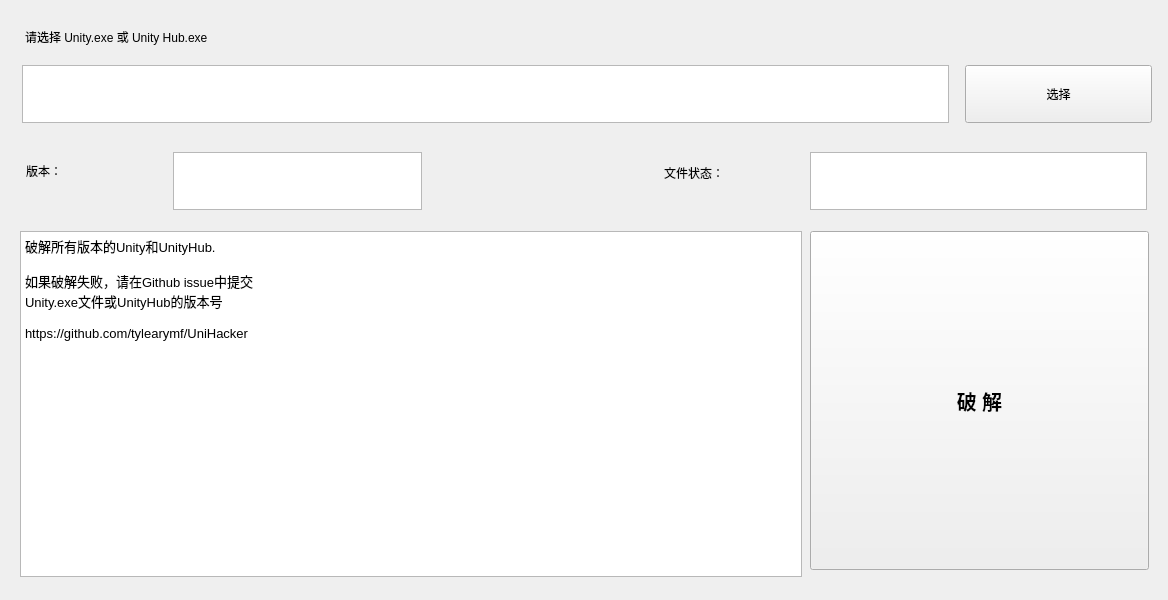
<?xml version="1.0" encoding="UTF-8"?>
<ui version="4.0">
 <class>MainWindow</class>
 <widget class="QMainWindow" name="MainWindow">
  <property name="enabled">
   <bool>true</bool>
  </property>
  <property name="geometry">
   <rect>
    <x>0</x>
    <y>0</y>
    <width>1168</width>
    <height>600</height>
   </rect>
  </property>
  <property name="minimumSize">
   <size>
    <width>1168</width>
    <height>600</height>
   </size>
  </property>
  <property name="maximumSize">
   <size>
    <width>1168</width>
    <height>600</height>
   </size>
  </property>
  <property name="windowTitle">
   <string>MainWindow</string>
  </property>
  <property name="iconSize">
   <size>
    <width>73</width>
    <height>73</height>
   </size>
  </property>
  <widget class="QWidget" name="centralWidget">
   <property name="minimumSize">
    <size>
     <width>0</width>
     <height>0</height>
    </size>
   </property>
   <property name="maximumSize">
    <size>
     <width>1168</width>
     <height>600</height>
    </size>
   </property>
   <widget class="QLabel" name="title_label">
    <property name="geometry">
     <rect>
      <x>25</x>
      <y>17</y>
      <width>1170</width>
      <height>40</height>
     </rect>
    </property>
    <property name="text">
     <string>请选择 Unity.exe 或 Unity Hub.exe</string>
    </property>
   </widget>
   <widget class="QPushButton" name="select_pushButton">
    <property name="geometry">
     <rect>
      <x>965</x>
      <y>65</y>
      <width>187</width>
      <height>58</height>
     </rect>
    </property>
    <property name="text">
     <string>选择</string>
    </property>
   </widget>
   <widget class="QLabel" name="version_babel">
    <property name="geometry">
     <rect>
      <x>26</x>
      <y>155</y>
      <width>61</width>
      <height>31</height>
     </rect>
    </property>
    <property name="text">
     <string>版本：</string>
    </property>
   </widget>
   <widget class="QTextEdit" name="version_textEdit">
    <property name="geometry">
     <rect>
      <x>173</x>
      <y>152</y>
      <width>249</width>
      <height>58</height>
     </rect>
    </property>
    <property name="readOnly">
     <bool>true</bool>
    </property>
   </widget>
   <widget class="QLabel" name="state_babel">
    <property name="geometry">
     <rect>
      <x>664</x>
      <y>157</y>
      <width>131</width>
      <height>31</height>
     </rect>
    </property>
    <property name="text">
     <string>文件状态：</string>
    </property>
   </widget>
   <widget class="QTextEdit" name="state_textEdit">
    <property name="geometry">
     <rect>
      <x>810</x>
      <y>152</y>
      <width>337</width>
      <height>58</height>
     </rect>
    </property>
    <property name="focusPolicy">
     <enum>Qt::StrongFocus</enum>
    </property>
    <property name="readOnly">
     <bool>true</bool>
    </property>
   </widget>
   <widget class="QTextBrowser" name="showText_textBrowser_2">
    <property name="geometry">
     <rect>
      <x>20</x>
      <y>231</y>
      <width>782</width>
      <height>346</height>
     </rect>
    </property>
    <property name="html">
     <string>&lt;!DOCTYPE HTML PUBLIC &quot;-//W3C//DTD HTML 4.0//EN&quot; &quot;http://www.w3.org/TR/REC-html40/strict.dtd&quot;&gt;
&lt;html&gt;&lt;head&gt;&lt;meta name=&quot;qrichtext&quot; content=&quot;1&quot; /&gt;&lt;style type=&quot;text/css&quot;&gt;
p, li { white-space: pre-wrap; }
&lt;/style&gt;&lt;/head&gt;&lt;body style=&quot; font-family:'SimSun'; font-size:9pt; font-weight:400; font-style:normal;&quot;&gt;
&lt;p style=&quot; margin-top:0px; margin-bottom:0px; margin-left:0px; margin-right:0px; -qt-block-indent:0; text-indent:0px;&quot;&gt;&lt;span style=&quot; font-size:10pt;&quot;&gt;破解所有版本的Unity和UnityHub.&lt;/span&gt;&lt;/p&gt;
&lt;p style=&quot;-qt-paragraph-type:empty; margin-top:0px; margin-bottom:0px; margin-left:0px; margin-right:0px; -qt-block-indent:0; text-indent:0px; font-size:10pt;&quot;&gt;&lt;br /&gt;&lt;/p&gt;
&lt;p style=&quot; margin-top:0px; margin-bottom:0px; margin-left:0px; margin-right:0px; -qt-block-indent:0; text-indent:0px;&quot;&gt;&lt;span style=&quot; font-size:10pt;&quot;&gt;如果破解失败，请在Github issue中提交&lt;/span&gt;&lt;/p&gt;
&lt;p style=&quot; margin-top:0px; margin-bottom:0px; margin-left:0px; margin-right:0px; -qt-block-indent:0; text-indent:0px;&quot;&gt;&lt;span style=&quot; font-size:10pt;&quot;&gt;Unity.exe文件或UnityHub的版本号&lt;/span&gt;&lt;/p&gt;
&lt;p style=&quot;-qt-paragraph-type:empty; margin-top:0px; margin-bottom:0px; margin-left:0px; margin-right:0px; -qt-block-indent:0; text-indent:0px; font-size:10pt;&quot;&gt;&lt;br /&gt;&lt;/p&gt;
&lt;p style=&quot; margin-top:0px; margin-bottom:0px; margin-left:0px; margin-right:0px; -qt-block-indent:0; text-indent:0px;&quot;&gt;&lt;span style=&quot; font-size:10pt;&quot;&gt;https://github.com/tylearymf/UniHacker&lt;/span&gt;&lt;/p&gt;&lt;/body&gt;&lt;/html&gt;</string>
    </property>
   </widget>
   <widget class="QPushButton" name="pushButton">
    <property name="geometry">
     <rect>
      <x>810</x>
      <y>231</y>
      <width>339</width>
      <height>339</height>
     </rect>
    </property>
    <property name="font">
     <font>
      <family>微软雅黑</family>
      <pointsize>15</pointsize>
      <weight>75</weight>
      <bold>true</bold>
     </font>
    </property>
    <property name="text">
     <string>破 解</string>
    </property>
   </widget>
   <widget class="QTextEdit" name="path_textEdit">
    <property name="geometry">
     <rect>
      <x>22</x>
      <y>65</y>
      <width>927</width>
      <height>58</height>
     </rect>
    </property>
    <property name="lineWrapMode">
     <enum>QTextEdit::NoWrap</enum>
    </property>
    <property name="readOnly">
     <bool>true</bool>
    </property>
   </widget>
  </widget>
 </widget>
 <layoutdefault spacing="6" margin="11"/>
 <resources/>
 <connections/>
</ui>
